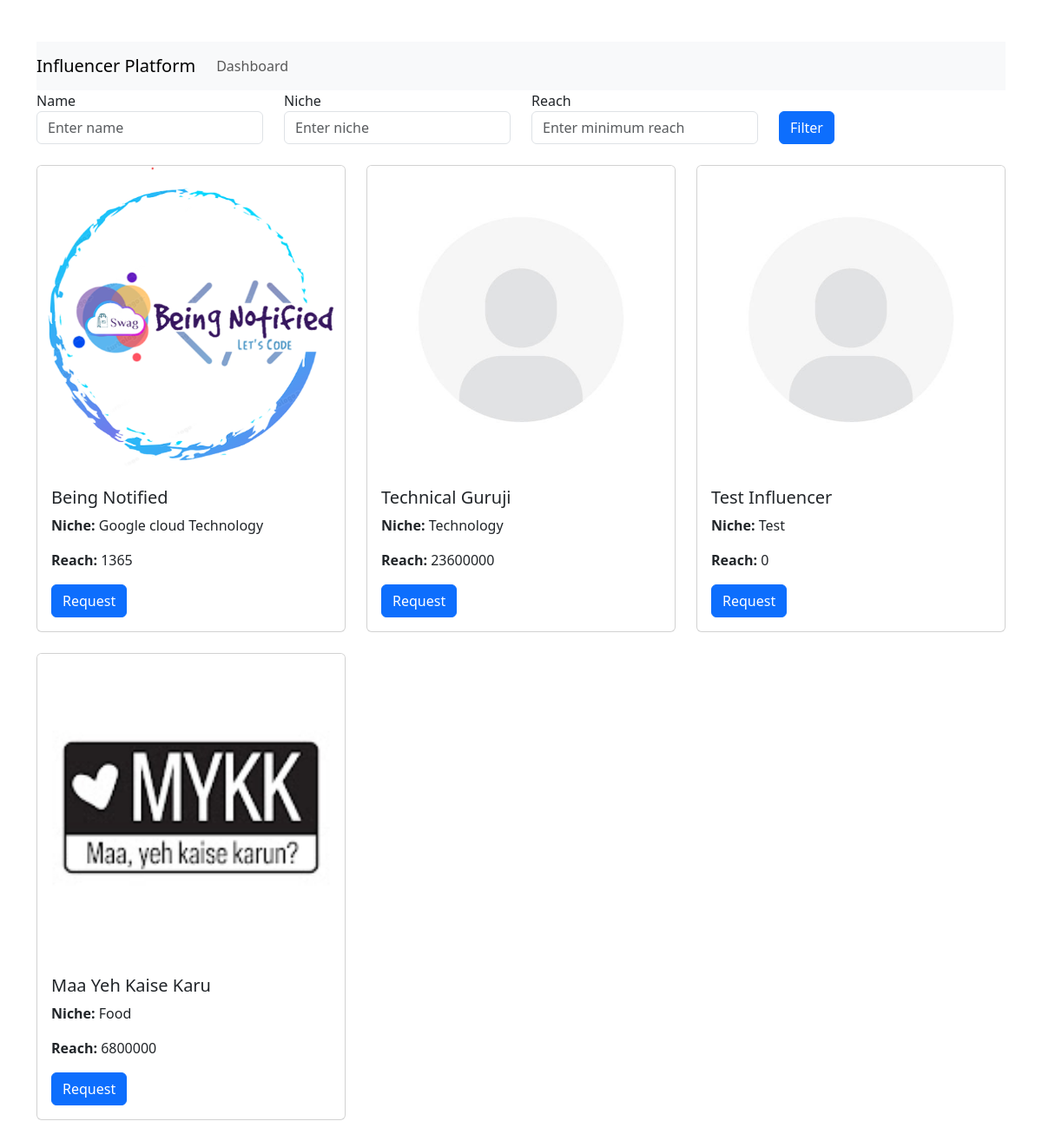
The page /find_influencer/1 on the database its author committed.
### app.py (models this page shows)
class Influencer(db.Model):
    id = db.Column(db.Integer, primary_key=True)
    email = db.Column(db.String(120), nullable=False, unique=True)
    name = db.Column(db.String(100), nullable=False)
    platform = db.Column(db.String(100), nullable=False)
    platform_username = db.Column(db.String(120), nullable=False)
    category = db.Column(db.String(100))
    niche = db.Column(db.String(100))
    reach = db.Column(db.Integer)
    rating = db.Column(db.Float)
    profile_picture = db.Column(db.String(200), default='default.jpg')
    is_active = db.Column(db.Boolean, default=True)
    is_flagged = db.Column(db.Boolean, default=False)
    ad_requests = db.relationship('AdRequest', back_populates='influencer')

### app.py (the view)
@app.route('/find_influencer/<int:campaign_id>')
def find_influencer(campaign_id):
    name = request.args.get('name')
    niche = request.args.get('niche')
    reach = request.args.get('reach')
    influencer_query = Influencer.query.filter_by(is_flagged=False)
    if name:
        influencer_query = influencer_query.filter(Influencer.name.ilike(f'%{name}%'))
    if niche:
        influencer_query = influencer_query.filter(Influencer.niche.ilike(f'%{niche}%'))
    if reach:
        influencer_query = influencer_query.filter(Influencer.reach >= int(reach))
    influencers = influencer_query.all()
    return render_template('find_influencer.html', influencers=influencers, campaign_id=campaign_id)

### templates/find_influencer.html (shortened to what this page needs)
<!DOCTYPE html>
<html lang="en">
<head>
    <link href="https://cdn.jsdelivr.net/npm/bootstrap@5.3.2/dist/css/bootstrap.min.css" rel="stylesheet">
</head>
<body>
<div class="container mt-5">
    <nav class="navbar navbar-expand-lg navbar-light bg-light">
        <a class="navbar-brand" href="#">Influencer Platform</a>
        <div class="collapse navbar-collapse" id="navbarNav">
            <ul class="navbar-nav">
                <li class="nav-item"><a class="nav-link" href="{{ url_for('sponsor_dashboard') }}">Dashboard</a></li>
            </ul>
        </div>
    </nav>
    <form method="GET" action="{{ url_for('find_influencer', campaign_id=campaign_id) }}" class="mb-4">
        <div class="row">
            <div class="col-md-3">
                <div class="form-group">
                    <label for="name">Name</label>
                    <input type="text" class="form-control" id="name" name="name" placeholder="Enter name" value="{{ request.args.get('name', '') }}">
                </div>
            </div>
            <div class="col-md-3">
                <div class="form-group">
                    <label for="niche">Niche</label>
                    <input type="text" class="form-control" id="niche" name="niche" placeholder="Enter niche" value="{{ request.args.get('niche', '') }}">
                </div>
            </div>
            <div class="col-md-3">
                <div class="form-group">
                    <label for="reach">Reach</label>
                    <input type="number" class="form-control" id="reach" name="reach" placeholder="Enter minimum reach" value="{{ request.args.get('reach', '') }}">
                </div>
            </div>
            <div class="col-md-3 align-self-end">
                <button type="submit" class="btn btn-primary">Filter</button>
            </div>
        </div>
    </form>
    <div class="row">
        {% for influencer in influencers %}
        <div class="col-md-4">
            <div class="card mb-4">
                <img src="{{ url_for('static', filename='uploads/' + influencer.profile_picture) }}" class="card-img-top" alt="{{ influencer.name }}">
                <div class="card-body">
                    <h5 class="card-title">{{ influencer.name }}</h5>
                    <p class="card-text"><strong>Niche:</strong> {{ influencer.niche }}</p>
                    <p class="card-text"><strong>Reach:</strong> {{ influencer.reach }}</p>
                    <a href="{{ url_for('request_influencer', campaign_id=campaign_id, influencer_id=influencer.id) }}" class="btn btn-primary">Request</a>
                </div>
            </div>
        </div>
        {% endfor %}
    </div>
</div>
</body>
</html>

### rows shown on the page
Influencer: profile_picture (picture), name "Being Notified", niche "Google cloud Technology", reach "1365"
Influencer: profile_picture (placeholder picture), name "Technical Guruji", niche "Technology", reach "23600000"
Influencer: profile_picture (placeholder picture), name "Test Influencer", niche "Test", reach "0"
Influencer: profile_picture (picture), name "Maa Yeh Kaise Karu", niche "Food", reach "6800000"
